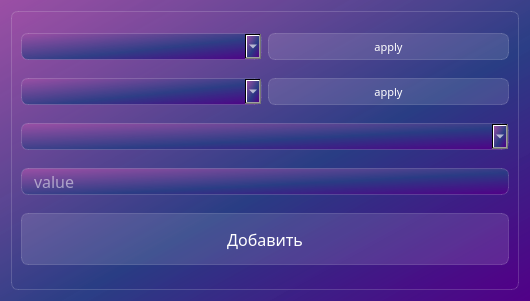
<?xml version="1.0" encoding="UTF-8"?>
<ui version="4.0">
 <class>Dialog</class>
 <widget class="QDialog" name="Dialog">
  <property name="geometry">
   <rect>
    <x>0</x>
    <y>0</y>
    <width>530</width>
    <height>301</height>
   </rect>
  </property>
  <property name="windowTitle">
   <string>Dialog</string>
  </property>
  <property name="styleSheet">
   <string notr="true">background-color: qlineargradient(spread:pad, x1:1, y1:1, x2:0, y2:0, stop:0 rgba(81, 0, 135, 255), stop:0.427447 rgba(41, 61, 132, 235), stop:1 rgba(155, 79, 165, 255));
font-family: Noto Sans SC;
</string>
  </property>
  <layout class="QVBoxLayout" name="verticalLayout_2">
   <item>
    <widget class="QFrame" name="frame">
     <property name="styleSheet">
      <string notr="true">backgorund-color: rgba(255,255,255,30);
border: 1px solid rgba(255,255,255,40);
border-radius: 7px;
</string>
     </property>
     <property name="frameShape">
      <enum>QFrame::NoFrame</enum>
     </property>
     <layout class="QVBoxLayout" name="verticalLayout">
      <item>
       <layout class="QHBoxLayout" name="horizontalLayout_2">
        <item>
         <widget class="QComboBox" name="comboBox_UZEL">
          <property name="tabletTracking">
           <bool>false</bool>
          </property>
          <property name="styleSheet">
           <string notr="true">color: white;
padding-left: 10px;
font-size: 12pt;

</string>
          </property>
          <property name="currentText">
           <string/>
          </property>
         </widget>
        </item>
        <item>
         <widget class="QPushButton" name="pushButton_UZEL">
          <property name="styleSheet">
           <string notr="true">QPushButton{
color: white;
font-size: 8pt;
background-color: rgba(255,255,255,30);
border: 1px solid rgba(255,255,255,40);
border-radius: 7px;
width: 25px;
height: 25 px;
}
QPushButton:hover {
background-color: rgba(255,255,255,30);
}
QPushButton:pressed{
background-color: rgba(255,255,255,70);
}</string>
          </property>
          <property name="text">
           <string>apply</string>
          </property>
         </widget>
        </item>
       </layout>
      </item>
      <item>
       <layout class="QHBoxLayout" name="horizontalLayout_3">
        <item>
         <widget class="QComboBox" name="comboBox_USTRO">
          <property name="styleSheet">
           <string notr="true">color: white;
padding-left: 10px;
font-size: 12pt;

</string>
          </property>
         </widget>
        </item>
        <item>
         <widget class="QPushButton" name="pushButton_format">
          <property name="styleSheet">
           <string notr="true">QPushButton{
color: white;
font-size: 8pt;
background-color: rgba(255,255,255,30);
border: 1px solid rgba(255,255,255,40);
border-radius: 7px;
width: 25px;
height: 25 px;
}
QPushButton:hover {
background-color: rgba(255,255,255,30);
}
QPushButton:pressed{
background-color: rgba(255,255,255,70);
}</string>
          </property>
          <property name="text">
           <string>apply</string>
          </property>
         </widget>
        </item>
       </layout>
      </item>
      <item>
       <widget class="QComboBox" name="comboBox_values">
        <property name="styleSheet">
         <string notr="true">color: white;
padding-left: 10px;
font-size: 12pt;

</string>
        </property>
       </widget>
      </item>
      <item>
       <widget class="QLineEdit" name="lineEdit_value">
        <property name="styleSheet">
         <string notr="true">font-size: 12pt;
color: white;
padding-left: 10px;
</string>
        </property>
        <property name="placeholderText">
         <string>value</string>
        </property>
       </widget>
      </item>
      <item>
       <layout class="QHBoxLayout" name="horizontalLayout">
        <item>
         <widget class="QPushButton" name="pushButton_valueadd">
          <property name="styleSheet">
           <string notr="true">QPushButton{
color: white;
font-size: 12pt;
background-color: rgba(255,255,255,30);
border: 1px solid rgba(255,255,255,40);
border-radius: 7px;
width: 230px;
height: 50 px;
}
QPushButton:hover {
background-color: rgba(255,255,255,30);
}
QPushButton:pressed{
background-color: rgba(255,255,255,70);
}</string>
          </property>
          <property name="text">
           <string>Добавить</string>
          </property>
         </widget>
        </item>
       </layout>
      </item>
     </layout>
    </widget>
   </item>
  </layout>
 </widget>
 <resources/>
 <connections/>
</ui>
